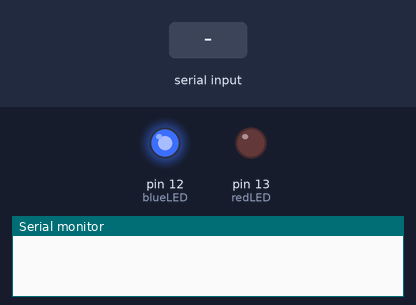
A sketch run on a simulated Arduino Mega 2560, built with avr-gcc and run on an emulated ATmega2560. On the bench: output pins drawn as LEDs (lit = HIGH), the last lines printed to the serial monitor. Inputs (shaded band) come from the test bench. The modem accepts every AT command (registered, SIM ready, sends succeed) and sends nothing else.

Above: at 0.1 s.
At 17.3 s:
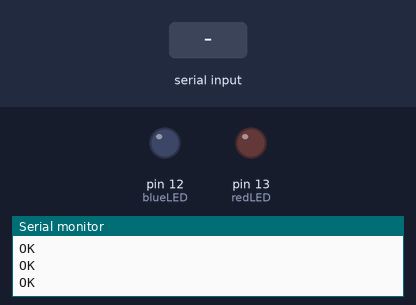
17.4 s: "90,45\n" received over the second serial link
Timing chart, 0 to 20.4 s (numbered marks = the images above; inputs shaded):
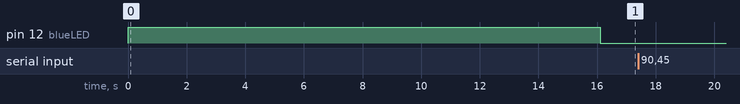

The sketch:

WIFI_LED_CONTROL.ino
```cpp
#include <SoftwareSerial.h>

SoftwareSerial esp8266(2, 3);
#define serialCommunicationSpeed 9600
#define DEBUG true
int redLED = 13;
int blueLED = 12;
String data;
int pinNumber;
int pinState;
int connectionID;
String test = "+IPD,";

void setup()
{
  pinMode(redLED, OUTPUT);
  pinMode(blueLED, OUTPUT);
  digitalWrite(redLED, LOW);
  digitalWrite(blueLED, HIGH);
  Serial.begin(serialCommunicationSpeed);
  esp8266.begin(serialCommunicationSpeed);
  InitWifiModule();
  digitalWrite(blueLED, LOW);
}
void loop()
{
  if (esp8266.available())
  {
    data = esp8266.readString();
    Serial.println(data);
    Get_Pin_Number(data, &connectionID, &pinNumber, &pinState);
    Serial.print("connectionID: ");
    Serial.println(connectionID);
    Serial.print("pinNumber: ");
    Serial.println(pinNumber);
    Serial.print("pinState: ");
    Serial.println(pinState);
    digitalWrite(pinNumber, pinState);
    String closeCommand = "AT+CIPCLOSE=";
    closeCommand += connectionID;
    closeCommand += "\r\n";
    sendData(closeCommand, 1000, DEBUG);
  }
}
void Get_Pin_Number(String data, int* connectionID, int* pinNumber, int* pinState)
{
  int count = 0;
  int count2 = 0;
lable:
  if (data[count] == test[count2])
  {
    count++;
    count2++;
  }
  else
    count++;
  if (count2 <= 4)
    goto lable;
  *connectionID =  data[count] - '0';
  while (data[count] != '=')
    count++;
  count++;
  *pinNumber = (data[count++] - '0') * 10 + data[count++] - '0';
  *pinState = data[count] - '0';
}
String sendData(String command, const int timeout, boolean debug)
{
  String response = "";
  esp8266.print(command);
  long int time = millis();
  while ( (time + timeout) > millis())
  {
    while (esp8266.available())
    {
      char c = esp8266.read();
      response += c;
    }
  }
  if (debug)
  {
    Serial.print(response);
  }
  return response;
}
void InitWifiModule()
{
  sendData("AT+RST\r\n", 2000, DEBUG);                                                  //reset the ESP8266 module.
  //delay(1000);
  sendData("AT+CWJAP=\"THEKING\",\"862021TOKA##\"\r\n", 2000, DEBUG);                   //connect to the WiFi network.
  delay (3000);
  sendData("AT+CWMODE=1\r\n", 1500, DEBUG);                                             //set the ESP8266 WiFi mode to station mode.
  delay (1000);
  sendData("AT+CIFSR\r\n", 1500, DEBUG);                                                //Show IP Address, and the MAC Address.
  delay (1000);
  sendData("AT+CIPMUX=1\r\n", 1500, DEBUG);                                             //Multiple conections.
  delay (1000);
  sendData("AT+CIPSERVER=1,80\r\n", 1500, DEBUG);                                       //start the communication at port 80, port 80 used to communicate with the web servers through the http requests.
}
```

Button.h
```cpp
/*
 * Button.h
 *
 *  Created on: Sep 29, 2021
 *      Author: LENOVO
 */

#ifndef BUTTON_H_
#define BUTTON_H_

//BUTTONS
#define BUTTON1   '1'
#define BUTTON2   '2'
#define BUTTON3   '3'
#define BUTTON4   'A'
#define BUTTON5   '4'
#define BUTTON6   '5'
#define BUTTON7   '6'
#define BUTTON8   'B'
#define BUTTON9   '7'
#define BUTTON10  '8'
#define BUTTON11  '9'
#define BUTTON12  'C'
#define BUTTON13  '*'
#define BUTTON14  '0'
#define BUTTON15  '#'
#define BUTTON16  'D'

//KEYPAD PORT
#define KEYPAD_PORT GPIO_B
#define COL2_PORT GPIO_B

//rows connections
#define ROW1_PIN GPIO_PIN0
#define ROW2_PIN GPIO_PIN1
#define ROW3_PIN GPIO_PIN2
#define ROW4_PIN GPIO_PIN3


//cols connections
#define COL1_PIN GPIO_PIN4
#define COL2_PIN GPIO_PIN5
#define COL3_PIN GPIO_PIN6
#define COL4_PIN GPIO_PIN7

unit8 Get_Button(unit8 button);

#endif /* BUTTON_H_ */
```

Clock.c
```cpp
#include"GPIO.h"
#include "STD_Types.h"
#include "Utils.h"
#include <avr/io.h>
#include <util/delay.h>
#include "Button.h"
#include "SEVERAL_TASKS.h"
#include "Seg.h"
#include "Clock.h"

sint8 minute=0;
sint8 hour=0;


void HoursDisplay(unit8 *hours){
	++*hours;
	if(*hours>23){
		*hours=0;
	}
	else if(*hours<0){
		*hours=23;
	}
	Seg_WriteSeq(*hours,0);
}

void MinutesDisplay(unit8 *minutes){
	++*minutes;
	if(*minutes>59){
		*minutes=0;
		//HoursDisplay(&hour);
		++hour;
		if(hour>23){
				hour=0;
			}
			else if(hour<0){
				hour=23;
			}

	}
	else if(*minutes<0){
		*minutes=59;
	}

	Seg_WriteSeq(*minutes,2);
	_delay_ms(0.2);
	Seg_WriteSeq(hour,0);
	_delay_ms(0.2);
}


void Clock(){
   //MinutesDisplay(&minute);
	++minute;
	if(minute>59){
		minute=0;
		++hour;
		if(hour>23){
			hour=0;
		}

	}

	Seg_WriteSeq(minute,2);
	_delay_ms(0.1);
	Seg_WriteSeq(hour,0);
	_delay_ms(0.1);

   _delay_ms(0.7);
}


void Clock_editMode(){


	Seg_WriteSeq(minute,2);
	_delay_ms(0.1);
	Seg_WriteSeq(hour,0);
	_delay_ms(0.1);

}

void Clock_IncreaseMinutes(){
	++minute;
	if(minute>59){
		minute=0;

	}
}

void Clock_DecreaseMinutes(){

	--minute;
    if(minute<0){
	    minute=59;
	}

}

void Clock_IncreaseHours(){
	++hour;
	if(hour>23){
	   hour=0;
	}

}

void Clock_DecreaseHours(){
	--hour;
	if(hour<0){
		hour=23;
	}
}
```

Clock.h
```cpp
/*
 * Clock.h
 *
 *  Created on: Oct 6, 2021
 *      Author: LENOVO
 */

#ifndef CLOCK_H_
#define CLOCK_H_

void Clock();
void MinutesDisplay(unit8 *minutes);
void HoursDisplay(unit8 *hours);
void Clock_editMode();
void Clock_IncreaseMinutes();
void Clock_DecreaseMinutes();
void Clock_IncreaseHours();
void Clock_DecreaseHours();

#endif /* CLOCK_H_ */
```

Led.c
```cpp
#include <avr/io.h>
#include"GPIO.h"
#include "STD_Types.h"
#include "Utils.h"
#include"Led.h"
unit8 ledNum=4;
void ledOn(unit8 num){
  switch(num){
    case REDLED:
//    	GPIO_InitPin(REDLED_PORT, REDLED_PIN, GPIO_OUTPUT);
    	GPIO_WritePin(REDLED_PORT, REDLED_PIN, GPIO_HIGH);
        break;

    case GREENLED:
    	GPIO_WritePin(GREENLED_PORT,GREENLED_PIN,GPIO_HIGH);
    	break;

    case YELLOWLED:
    	GPIO_WritePin(YELLOWLED_PORT,YELLOWLED_PIN,GPIO_HIGH);
    	break;

    case BLUELED:
        	GPIO_WritePin(BLUELED_PORT,BLUELED_PIN,GPIO_HIGH);
  }
}


void ledOff(unit8 num){
  switch(num){
    case REDLED:
//    	GPIO_InitPin(REDLED_PORT, REDLED_PIN, GPIO_OUTPUT);
    	GPIO_WritePin(REDLED_PORT, REDLED_PIN, GPIO_LOW);

        break;

    case GREENLED:

    	GPIO_WritePin(GREENLED_PORT,GREENLED_PIN,GPIO_LOW);
    	break;

    case YELLOWLED:
    	GPIO_WritePin(YELLOWLED_PORT,YELLOWLED_PIN,GPIO_LOW);
    	break;

    case BLUELED:
        	GPIO_WritePin(BLUELED_PORT,BLUELED_PIN,GPIO_LOW);
  }
}


void closeAll(){
	for(unit8 i=ledNum;i>=1;i--){
	          ledOff(i);
	      }
}
```

Led.h
```cpp
/*
 * Led.h
 *
 *  Created on: Sep 27, 2021
 *      Author: LENOVO
 */

#ifndef LED_H_
#define LED_H_

#include"GPIO.h"
#include "STD_Types.h"


#define REDLED      1
#define GREENLED    2
#define BLUELED     3
#define YELLOWLED   4

#define REDLED_PORT GPIO_A
#define REDLED_PIN  GPIO_PIN7

#define GREENLED_PORT GPIO_A
#define GREENLED_PIN  GPIO_PIN4

#define BLUELED_PORT GPIO_A
#define BLUELED_PIN  GPIO_PIN5

#define YELLOWLED_PORT GPIO_A
#define YELLOWLED_PIN  GPIO_PIN6


void ledOn(unit8 num);
void ledOff(unit8 num);
void closeAll();

#endif /* LED_H_ */
```

PasswordDoorlock.c
```cpp
#include"GPIO.h"
#include "STD_Types.h"
#include "Utils.h"
#include"Led.h"
#include <avr/io.h>
#include <util/delay.h>
#include <avr/eeprom.h>
#include "Button.h"
#include "Clock.h"
#include "SEVERAL_TASKS.h"
#include "Seg.h"
#include "LCD.h"
#include "Servo.h"
#include<string.h>
#include "PasswordDoorlock.h"

unit8 trysNo = MAXIMUMTRYS;
unit8 password_checking()
{
	unit8 state=0;
	unit8 charNo = 0; // charEntered ???
	char passEntered[4] = "0000";
	char correctPass[4] = "0000";
	eeprom_read_block((void*) correctPass, (void*) 0, PASSWORDDIGITS); //getting stored password into correctPass
	char pressedKey = NO_KEY; // char or int
	char oldDetectButton = NO_KEY;
	lcd_Clear();
	lcd_write_string("Enter password:");
	lcd_setCursor(1, 0);
	oldDetectButton = detect_Button();
	while (charNo < 4) { // 4 ??
		pressedKey = detect_Button();
		if (oldDetectButton == pressedKey)
		{
			continue;
		}
		oldDetectButton = pressedKey;
		if (pressedKey == BUTTON16) {

			if (charNo > 0) {
				lcd_setCursor(1, (charNo - 1));
				lcd_write_charcter(' ');
				lcd_setCursor(1, (charNo - 1));
				charNo--;
			}
		}
		else if (pressedKey != NO_KEY && pressedKey != BUTTON16) {
			lcd_write_charcter('*');
			passEntered[charNo] = pressedKey;
			charNo++;
		}
		_delay_ms(50);
	}
	charNo = 0;
	while (charNo < 4) {

		if (passEntered[charNo] != correctPass[charNo]) {
			break;
		}
		charNo++;
	}
	lcd_command(CLEAR);
	_delay_ms(400);
	if (charNo < 4) {
		lcd_setCursor(0, 0);
		_delay_ms(100);
		trysNo--;
		if (trysNo <= 0)
		{
			state = 3;
			lcd_command(CLEAR);
			_delay_ms(100);
			trysNo = MAXIMUMTRYS;
			lcd_write_string("try again in 10 sec");
			_delay_ms(10000);
			lcd_command(CLEAR);
		}
		else
		{
			state = 2;
			lcd_setCursor(0, 5);
			lcd_write_string("Oooops");
			lcd_setCursor(1, 0);
			lcd_write_string("Please try again");
			_delay_ms(1000);
			lcd_command(CLEAR);
		}
	}

	else if (charNo == 4) {
		state = 1;
		lcd_command(CLEAR);
		lcd_setCursor(0, 0);
		lcd_write_string("Password correct");
		rotate90();
		_delay_ms(2000); //here we will put different condition will close door like motion sensor //
		rotate00();
		lcd_command(CLEAR);
	}
	return state;
}

void change_password() {

//    password_checking();

	unit8 flag = 0;
	lcd_setCursor(0, 0);
	lcd_command(CLEAR);
//	lcd_write_string("Please enter pass");
	unit8 charNo = 0; // charEntered ???
	char passEntered[4] = "0000";

	char correctPass[4] = "0000";

	eeprom_read_block((void*) correctPass, (void*) 0, PASSWORDDIGITS);

	char pressedKey = NO_KEY; // char or int
	char oldDetectButton = NO_KEY;
	_delay_ms(50);
	lcd_write_string("Enter password:");
	lcd_setCursor(1, 0);
	oldDetectButton = detect_Button();
	while (charNo < 4) { // 4 ??

		pressedKey = detect_Button();

		if (oldDetectButton == pressedKey) {
			continue;
		}

		oldDetectButton = pressedKey;

		if (pressedKey != NO_KEY && pressedKey != BUTTON16) {

			lcd_write_charcter('*');
			passEntered[charNo] = pressedKey;
			charNo++;
		}

		if (pressedKey == BUTTON16) {
			if (charNo > 0) {
				lcd_setCursor(1, (charNo - 1));
				lcd_write_charcter(' ');
				lcd_setCursor(1, (charNo - 1));
				charNo--;
			}
		}

		_delay_ms(50);

	}

	charNo = 0;
	while (charNo < 4) {

		if (passEntered[charNo] != correctPass[charNo]) {
			break;
		}
		charNo++;

	}

	lcd_command(CLEAR);
	_delay_ms(100);
	if (charNo < 4) {
		lcd_setCursor(0, 0);
		_delay_ms(100);
		trysNo--;
		if (trysNo <= 0) {

			lcd_command(CLEAR);
			_delay_ms(100);
			trysNo = MAXIMUMTRYS;
			lcd_write_string("try again in 30 sec");
			_delay_ms(20000);
			lcd_command(CLEAR);

		} else
		{
			lcd_setCursor(0, 5);
			lcd_write_string("Oooops");
			lcd_setCursor(1, 0);
			lcd_write_string("Please try again");
			_delay_ms(2000);
			lcd_command(CLEAR);

		}

	}

	else if (charNo == 4) {
		lcd_command(CLEAR);
		_delay_ms(100);

		lcd_setCursor(0, 0);
		_delay_ms(100);
		lcd_write_string("Password correct");
		_delay_ms(2000);
		lcd_command(CLEAR);
		flag = 1; //old password correct--> allow him to change password
	}

	if (flag == 1) { //testing if the old password is entered properly
		//_delay_ms(1000);
		lcd_command(CLEAR);
		//_delay_ms(500);
//		lcd_write_string("enter new password");
		char newPassword[] = "0000";
		char keyPressed = NO_KEY;
		char oldButtonDetect = NO_KEY;

		charNo = 0;
		lcd_write_string("Enter new pass:");
		lcd_setCursor(1, 0);
		oldButtonDetect = detect_Button();
		while (charNo < 4) {

			keyPressed = detect_Button();
			if (oldButtonDetect == keyPressed) {
				continue;
			}
			oldButtonDetect = keyPressed;

			if (keyPressed == BUTTON16)
			{
				if (charNo > 0)
				{
					lcd_setCursor(1, (charNo - 1));
					lcd_write_charcter(' ');
					lcd_setCursor(1, (charNo - 1));
					charNo--;
				}
			}
			else if (keyPressed != NO_KEY && keyPressed != BUTTON16) {
				newPassword[charNo] = keyPressed;
				lcd_write_charcter('*');
				charNo++;
				_delay_ms(100); // why 300 is not enough + lights are blinking faster than its similars ????????????????
			}
		}
		eeprom_write_block((void*) newPassword, (void*) 0, PASSWORDDIGITS);
		lcd_command(CLEAR);
		_delay_ms(100);
	}
}

void password_page()
{
	//	lcd_command(CLEAR);
	lcd_setCursor(0, 0);
	//_delay_ms(200);
	lcd_write_string("1. open door");
	lcd_setCursor(1, 0);
	lcd_write_string("2. change pass");
	char keyPressed = detect_Button();
	if (keyPressed == BUTTON1) {
		password_checking();
	}
	else if (keyPressed == BUTTON2) {
		change_password();
	}

}
```

PasswordDoorlock.h
```cpp
/*
 * PasswordDoorlock.h
 *
 *  Created on: Apr 17, 2022
 *      Author: LENOVO
 */

#ifndef PASSWORDDOORLOCK_H_
#define PASSWORDDOORLOCK_H_

#include"GPIO.h"
#include "STD_Types.h"
#include "Utils.h"
#include"Led.h"
#include <avr/io.h>
#include <util/delay.h>
#include "Button.h"
#include "Clock.h"
#include "SEVERAL_TASKS.h"
#include "Seg.h"
#include "LCD.h"
#include "Servo.h"
#include<string.h>

#define PASSWORD  "4321"

#define PASSWORDDIGITS 4

#define MAXIMUMTRYS 3

#define NO_KEY 0


void password_page();
unit8 password_checking();
void change_password();

#endif /* PASSWORDDOORLOCK_H_ */
```

SEVERAL_TASKS.c
```cpp
#include"GPIO.h"
#include "STD_Types.h"
#include "Utils.h"
#include"Led.h"
#include <avr/io.h>
#include <util/delay.h>
#include "Button.h"
#include "Servo.h"
#include "SEVERAL_TASKS.h"

#include "Clock.h"
#include "Sebha.h"
#include "Seg.h"

char detect_Button() {

	///button 1 increases sebha
	unit8 pressedKey = Get_Button(BUTTON1); // volatile ??
	if (pressedKey == BUTTON1) {
		return pressedKey;
	}


	pressedKey = Get_Button(BUTTON2);
	if (pressedKey == BUTTON2) { // pressedKey2 required ??

		return pressedKey;

	}

	//button 3 to decrease minutes

	pressedKey = Get_Button(BUTTON3);
	if (pressedKey == BUTTON3) {

		return pressedKey;

	}

	//button 4 to increase hours
	pressedKey = Get_Button(BUTTON4);
	if (pressedKey == BUTTON4) {

		return pressedKey; //why puttig return here , put it in the last line ??

	}

	//button 5 to decrease hours
	pressedKey = Get_Button(BUTTON5);
	if (pressedKey == BUTTON5) {

		return pressedKey;

	}


	pressedKey = Get_Button(BUTTON6);
	if (pressedKey == BUTTON6) {

		return pressedKey;

	}


	pressedKey = Get_Button(BUTTON7);
	if (pressedKey == BUTTON7) {

		return pressedKey;

	}


	pressedKey = Get_Button(BUTTON8);
	if (pressedKey == BUTTON8) {

		return pressedKey;

	}

	pressedKey = Get_Button(BUTTON9);
	if (pressedKey == BUTTON9) {

		return pressedKey;

	}


	pressedKey = Get_Button(BUTTON10);
	if (pressedKey == BUTTON10) {

		return pressedKey;

	}


	pressedKey = Get_Button(BUTTON11);
	if (pressedKey == BUTTON11) {

		return pressedKey;

	}

	pressedKey = Get_Button(BUTTON12);
	if (pressedKey == BUTTON12) {

		return pressedKey;

	}

	pressedKey = Get_Button(BUTTON13);
	if (pressedKey == BUTTON13) {

		return pressedKey;

	}

	pressedKey = Get_Button(BUTTON14);
	if (pressedKey == BUTTON14) {

		return pressedKey;

	}

	pressedKey = Get_Button(BUTTON15);
	if (pressedKey == BUTTON15) {

		return pressedKey;

	}

	pressedKey = Get_Button(BUTTON16);
	if (pressedKey == BUTTON16) {

		return pressedKey;

	}


	else{
		return 0;
	}


	//_delay_ms(100); // is this delay suitable ???

}
```

SEVERAL_TASKS.h
```cpp
/*
 * SEVERAL_TASKS.h
 *
 *  Created on: Sep 29, 2021
 *      Author: LENOVO
 */

#ifndef SEVERAL_TASKS_H_
#define SEVERAL_TASKS_H_

/*#define  TURN_REDLED_ON    1
#define  TURN_GREENLED_ON  2
#define  TURN_BLUELED_ON   3
#define  TURN_BLUELED_ON   4
*/

char detect_Button();


#endif /* SEVERAL_TASKS_H_ */
```

Sebaha.c
```cpp
#include"GPIO.h"
#include "STD_Types.h"
#include "Utils.h"
#include"Led.h"
#include <avr/io.h>
#include <util/delay.h>
#include "Button.h"
#include "SEVERAL_TASKS.h"
#include "Seg.h"
#include "Sebha.h"
unit16 i=0;

void Tasbeh(){

    ++i;
    if(i>99){
    	i=0;
    }
}

void Tasbeh_Decrease(){
	--i;
	if(i<0){
		i=0;
	}
}
```

Sebha.h
```cpp
/*
 * Sebha.h
 *
 *  Created on: Oct 4, 2021
 *      Author: LENOVO
 */

#ifndef SEBHA_H_
#define SEBHA_H_


void Tasbeh();
void Tasbeh_Decrease();
#endif /* SEBHA_H_ */
```

Seg.h
```cpp
/*
 * Seg.h
 *
 *  Created on: Oct 2, 2021
 *      Author: LENOVO
 */

#ifndef SEG_H_
#define SEG_H_

/*typedef enum{
	seg1,seg2,seg3,seg4
} en_segNumber ;*/

#define SEG1 1
#define SEG2 2
#define SEG3 3
#define SEG4 4

#define SEGA_PORT GPIO_B
#define SEGB_PORT GPIO_B
#define SEGC_PORT GPIO_B
#define SEGD_PORT GPIO_B

#define SEGA_PIN GPIO_PIN0
#define SEGB_PIN GPIO_PIN1
#define SEGC_PIN GPIO_PIN2
#define SEGD_PIN GPIO_PIN4

#define EN1_PORT GPIO_A
#define EN2_PORT GPIO_A
#define EN3_PORT GPIO_B
#define EN4_PORT GPIO_B

#define EN1_PIN GPIO_PIN3
#define EN2_PIN GPIO_PIN2
#define EN3_PIN GPIO_PIN5
#define EN4_PIN GPIO_PIN6

#define FIRST_HALF    1
#define SECOND_HALF   2


void Seg_Init(unit8 segNo);
void Seg_Write(unit8 segNo, unit8 value);
void Seg_WriteSeq(sint16 fullValue,unit8 segBegininng);
void Seg_DeInit(unit8 segNo);


#endif /* SEG_H_ */
```

Servo.c
```cpp
#include"GPIO.h"
#include "STD_Types.h"
#include "Utils.h"
#include"Led.h"
#include <avr/io.h>
#include <util/delay.h>
#include "Servo.h"
#include<string.h>

void rotate90() {

	DDRD |= (1 << 4);
	TCCR1A &= ~(1 << FOC1B); //ask neyazi
	TCCR1A |= (1 << COM1B1);
	TCCR1A |= (1 << WGM11);
	TCCR1B |= (1 << WGM12) | (1 << WGM13) | (1 << CS10);
	ICR1 = 19999; //timer will count from 0 to ICR1(TOP Value), FPWM = FOSC / ( N * ( 1 + TOP ) ) , We are using the 14th waveform generation mode of Timer1 in ATmega16, where TOP value for timer1 is decided by ICR1 register i.e. we can load TOP value in the ICR1 register, where timer1 overflow occurs and timer1 overflow flag gets set.
	OCR1B = 1000; //OCR1B= desired high pwm time / total period--> (1/ frequency prescaled)
}


void rotate00() {
	DDRD |= (1 << PD4); /* Make OC1A pin as output */

	DDRD |= (1 << 4);
		TCCR1A &= ~(1 << FOC1A);  //ask neyazi
		TCCR1A |= (1 << COM1B1);
		TCCR1A |= (1 << WGM11);
		TCCR1B |= (1 << WGM12) | (1 << WGM13) | (1 << CS10);
		ICR1 = 19999;
		OCR1B = 1500;
}
```

Servo.h
```cpp
/*
 * Servo.h
 *
 *  Created on: Apr 16, 2022
 *      Author: LENOVO
 */

#ifndef SERVO_H_
#define SERVO_H_

#include"GPIO.h"
#include "STD_Types.h"
#include "Utils.h"
#include"Led.h"
#include <avr/io.h>
#include <util/delay.h>
#include "Button.h"
#include "Clock.h"
#include "SEVERAL_TASKS.h"
#include "Seg.h"
#include "LCD.h"
#include<string.h>

#define servo_PORT  GPIO_C
#define servo_PIN   PIN0

#define time_90deg 1000

#define time_00deg 1498

void rotate90();
void rotate00();

#endif /* SERVO_H_ */
```

Source omitted: Button.c (15974 bytes), Seg.c (4974 bytes), Utils.h (330 bytes), addc.c (1167 bytes), addc.h (856 bytes), ddio.c (3492 bytes), intt.h (860 bytes), reg.h (766 bytes), ttypes.h (358 bytes), LCD.c (2716 bytes), LCD.h (1206 bytes), GPIO.c (2416 bytes) and 2 more
